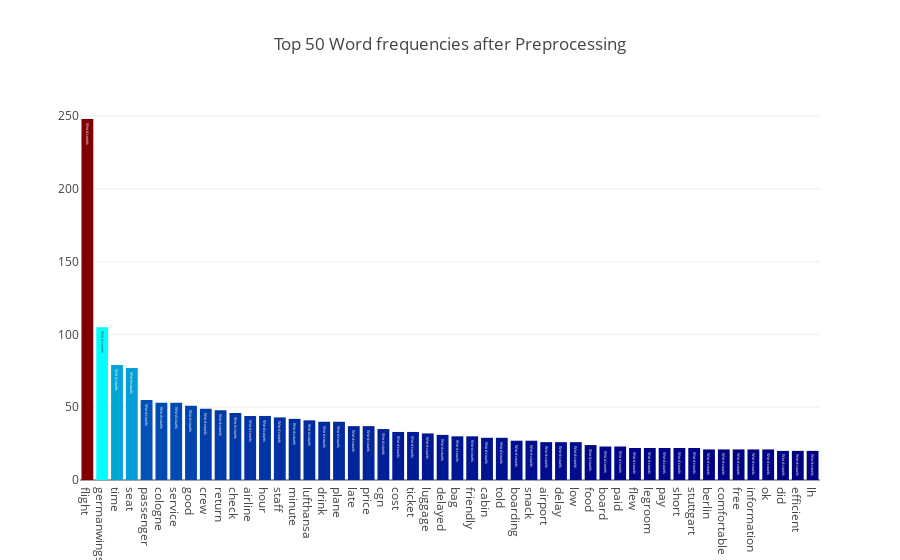

Notebook code cell kept with this figure:
### Code cell
feature_names = tf_vectorizer.get_feature_names()

count_vec = np.asarray(tf.sum(axis=0)).ravel()

zipped = list(zip(feature_names, count_vec))

x, y = (list(x) for x in zip(*sorted(zipped, key=lambda x: x[1], reverse=True)))

# Now I want to extract out on the top 15 and bottom 15 words
Y = np.concatenate([y[0:15], y[-16:-1]])
X = np.concatenate([x[0:15], x[-16:-1]])

# Plotting the Plot.ly plot for the Top 50 word frequencies
data = [go.Bar(
            x = x[0:50],
            y = y[0:50],
            marker= dict(colorscale='Jet',
                         color = y[0:50]
                        ),
            text='Word counts'
    )]

layout = go.Layout(
    title='Top 50 Word frequencies after Preprocessing'
)

fig = go.Figure(data=data, layout=layout)

py.iplot(fig, filename='basic-bar')

# Plotting the Plot.ly plot for the Top 50 word frequencies
data = [go.Bar(
            x = x[-100:],
            y = y[-100:],
            marker= dict(colorscale='Portland',
                         color = y[-100:]
                        ),
            text='Word counts'
    )]

### Figure 1 — Plotly figure (JSON) as saved in the notebook; plotly's stock layout.template omitted (floating-point values rounded to 4 significant figures)
{"data": [{"marker": {"color": [248, 105, 79, 77, 55, 53, 53, 51, 49, 48, 46, 44, 44, 43, 42, 41, 40, 40, 37, 37, 35, 33, 33, 32, 31, 30, 30, 29, 29, 27, 27, 26, 26, 26, 24, 23, 23, 22, 22, 22, 22, 22, 21, 21, 21, 21, 21, 20, 20, 20], "colorscale": "Jet"}, "text": "Word counts", "type": "bar", "uid": "7d3c11ba-cc52-4876-b757-c1852410016e", "x": ["flight", "germanwings", "time", "seat", "passenger", "cologne", "service", "good", "crew", "return", "check", "airline", "hour", "staff", "minute", "lufthansa", "drink", "plane", "late", "price", "cgn", "cost", "ticket", "luggage", "delayed", "bag", "friendly", "cabin", "told", "boarding", "snack", "airport", "delay", "low", "food", "board", "paid", "flew", "legroom", "pay", "short", "stuttgart", "berlin", "comfortable", "free", "information", "ok", "did", "efficient", "lh"], "y": [248, 105, 79, 77, 55, 53, 53, 51, 49, 48, 46, 44, 44, 43, 42, 41, 40, 40, 37, 37, 35, 33, 33, 32, 31, 30, 30, 29, 29, 27, 27, 26, 26, 26, 24, 23, 23, 22, 22, 22, 22, 22, 21, 21, 21, 21, 21, 20, 20, 20]}], "layout": {"title": {"text": "Top 50 Word frequencies after Preprocessing"}}}
